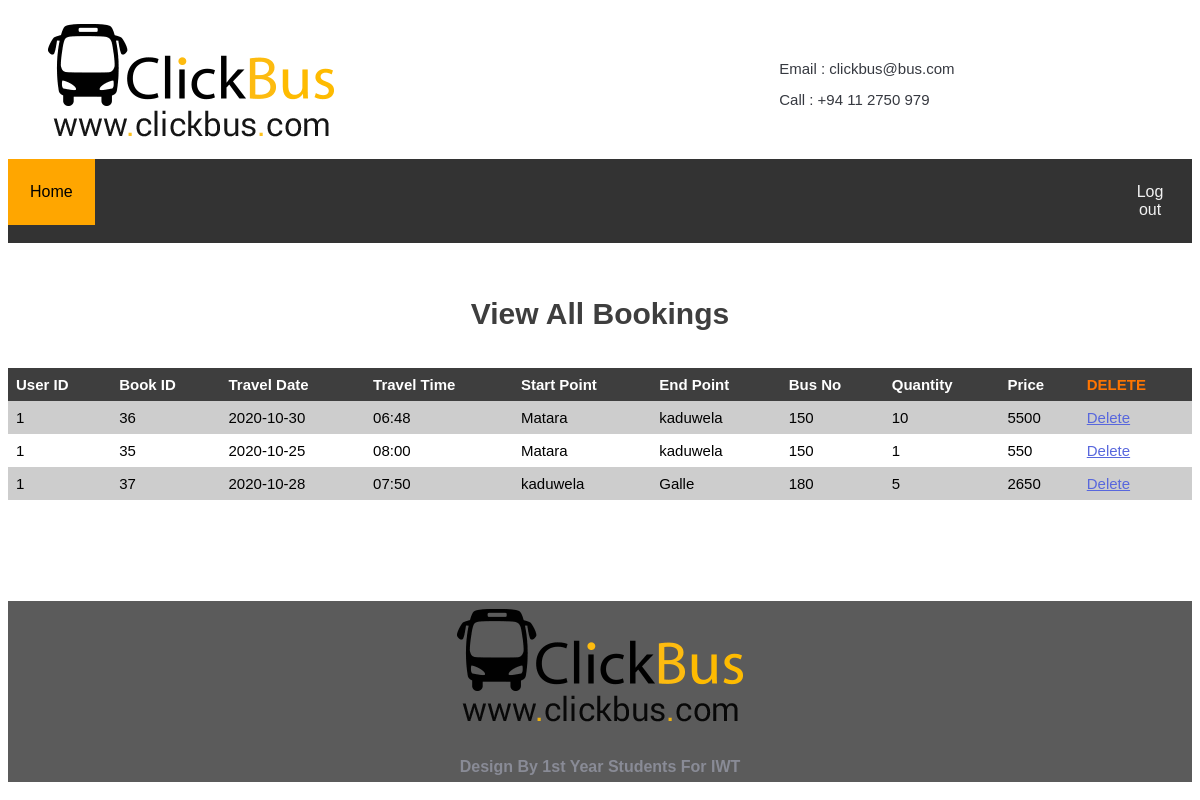
/IT20198886/ViewAllBookings.php, run on the app's committed database.
### tables this page shows
CREATE TABLE `bookticket` (
  `BookID` int(11) NOT NULL,
  `UserID` int(11) NOT NULL,
  `DateBook` varchar(20) NOT NULL,
  `TimeBook` varchar(10) NOT NULL,
  `Startpoint` varchar(30) NOT NULL,
  `Endpoint` varchar(30) NOT NULL,
  `Quantity` int(11) NOT NULL,
  `Price` varchar(30) NOT NULL,
  `BusNumber` varchar(30) NOT NULL,
  `CreditCardNo` varchar(30) NOT NULL,
  `PayID` varchar(30) NOT NULL
);

### IT20198886/ViewAllBookings.php (the view, shortened to what this page needs)
<?php
include_once("../Database.php");
?>
<!DOCTYPE html>
<html>
<head>
    <link rel="stylesheet" href="css/style.css">
</head>
<body>
<table>
    <tr>
        <td>
            <img src="Images/buslogo.png">
        </td>
        <td>
            <h4 style="padding-left:210px;">Email : clickbus@bus.com</h4><br><br>
            <h4 style="padding-left:210px;margin-top:-20px;">Call : +94 11 2750 979</h4>
        </td>
        <td>
    </tr>
</table>
<div class="topnav">
    <a class='active' href='../IT20201296/Html/Administration%20page.php'>Home</a>
    <div style="margin-left: 1100px;">
        <a href='../IT20192396/IT20192396/Bus%20Scheduling%20And%20Booking%20System/logout.php'><span class='glyphicon glyphicon-log-in'>Log out</a>
    </div>
</div>
<?php
$result = mysqli_query($conn,"SELECT * FROM bookticket");
?>
<br><br>
<center>
    <h1 style="color: #3e3e3e">View All Bookings</h1>
</center>
<br>
<table style="width: 100%;" >
    <tr align="left">
        <th>User ID</th>
        <th>Book ID</th>
        <th>Travel Date</th>
        <th>Travel Time</th>
        <th>Start Point</th>
        <th>End Point</th>
        <th>Bus No</th>
        <th>Quantity</th>
        <th>Price</th>
        <th style="color: #ff7500">DELETE</th>
    </tr>
    <?php
    while($row = mysqli_fetch_array($result)) {
        ?>
        <tr>
            <td><?php echo  $row["UserID"];?></td>
            <td><?php echo  $row["BookID"];?></td>
            <td><?php echo  $row["DateBook"];?></td>
            <td><?php echo  $row["TimeBook"];?></td>
            <td><?php echo $row["Startpoint"];?></td>
            <td><?php echo  $row["Endpoint"];?></td>
            <td><?php echo   $row["BusNumber"];?></td>
            <td><?php echo  $row["Quantity"];?></td>
            <td><?php echo   $row["Price"];?></td>
            <td><a href="DeleteBooking.php?BookID=<?php echo $row["BookID"]; ?>">Delete</a></td>
        </tr>
        <?php
    }
    ?>
</table>
<br><br><br>
<div class="footer">
    <img src="Images/buslogo.png">
    <p>Design By 1st Year Students For IWT</p>
</div>
</body>

### IT20198886/css/style.css (style rules this page uses)
body { font-family:Rubik,sans-serif; position:relative; font-weight:400; font-size:15px }
img { max-width:100% }
p { font-size:16px; line-height:30px; color:#898b96; font-weight:300 }
h4 { font-family:Rubik,sans-serif; margin:0; font-weight:400; padding:0; color:#363940 }
a { color:#5867dd }
body { font-family: arial; }
p { font-weight: bold; }
.footer { position: relative; left: 0; bottom: 0; margin-top: 50px; width: 100%; background-color: #5b5b5b; color: white; text-align: center; }
.topnav { overflow: hidden; background-color: #333; }
.topnav a { float: left; color: #f2f2f2; text-align: center; padding: 24px 22px; text-decoration: none; font-size: 16px; }
.topnav a.active { background-color: #FFA600; color: black; }

### IT20198886/ViewAllBookings.php (style rules this page uses)
table { border-collapse: collapse; width: 100%; }
th, td { text-align: left; padding: 8px; }
tr:nth-child(even) { background-color: #cdcdcd }
th { background-color: #3e3e3e; color: white; }

### data on the page
bookticket: UserID "1", BookID "36", DateBook "2020-10-30", TimeBook "06:48", Startpoint "Matara", Endpoint "kaduwela", BusNumber "150", Quantity "10", Price "5500"
bookticket: UserID "1", BookID "35", DateBook "2020-10-25", TimeBook "08:00", Startpoint "Matara", Endpoint "kaduwela", BusNumber "150", Quantity "1", Price "550"
bookticket: UserID "1", BookID "37", DateBook "2020-10-28", TimeBook "07:50", Startpoint "kaduwela", Endpoint "Galle", BusNumber "180", Quantity "5", Price "2650"
